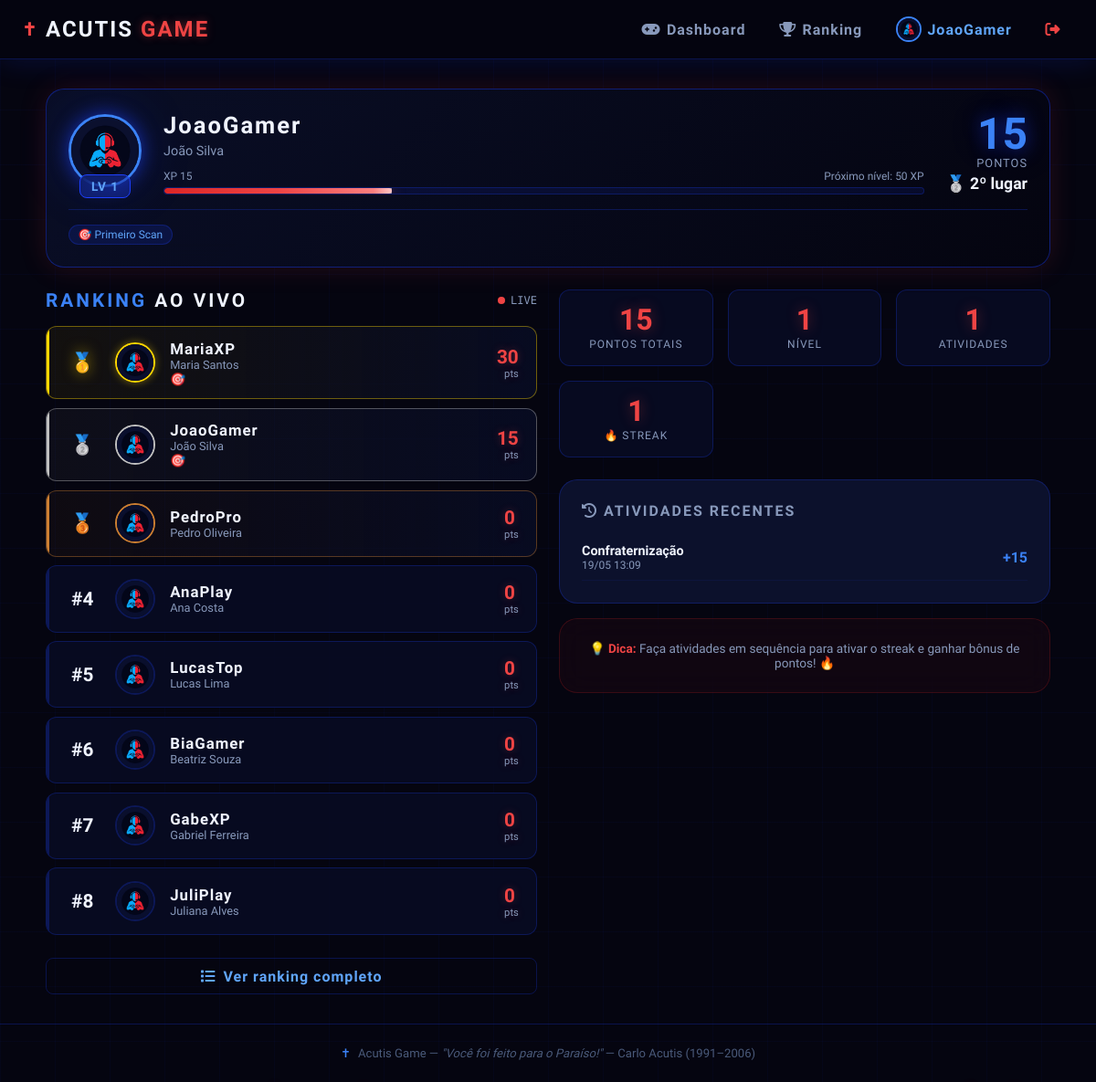
The app's page /dashboard (signed in) with its own data.
### models/models.py (models this page shows, shortened)
class Participante(UserMixin, db.Model):
    __tablename__ = 'participantes'
    id = db.Column(db.Integer, primary_key=True)
    uid = db.Column(db.String(36), unique=True, default=lambda: str(uuid.uuid4()))
    nome = db.Column(db.String(120), nullable=False)
    nickname = db.Column(db.String(30), unique=True, nullable=False)
    email = db.Column(db.String(150), unique=True, nullable=False)
    whatsapp = db.Column(db.String(20), nullable=False)
    senha_hash = db.Column(db.String(256), nullable=False)
    avatar = db.Column(db.String(200), default='/static/img/default_avatar.png')
    pontos = db.Column(db.Integer, default=0)
    xp = db.Column(db.Integer, default=0)
    streak = db.Column(db.Integer, default=0)
    ultimo_scan = db.Column(db.DateTime, nullable=True)
    is_admin = db.Column(db.Boolean, default=False)
    criado_em = db.Column(db.DateTime, default=datetime.utcnow)
    scans = db.relationship('Scan', backref='participante', lazy='dynamic')
    badges = db.relationship('ParticipanteBadge', backref='participante', lazy='dynamic')
    def calcular_nivel(self):
        if self.xp <= 0:
            return 1
        return min(int(math.log2(self.xp / 50 + 1)) + 1, 99)
    def xp_para_proximo_nivel(self):
        prox = self.calcular_nivel() + 1
        return int((2 ** (prox - 1) - 1) * 50)
    def progresso_nivel(self):
        atual = self.calcular_nivel()
        xp_atual = int((2 ** (atual - 1) - 1) * 50)
        xp_prox = self.xp_para_proximo_nivel()
        diff = xp_prox - xp_atual
        if diff <= 0:
            return 100
        return min(int(((self.xp - xp_atual) / diff) * 100), 100)

class ParticipanteBadge(db.Model):
    __tablename__ = 'participante_badge'
    id = db.Column(db.Integer, primary_key=True)
    participante_id = db.Column(db.Integer, db.ForeignKey('participantes.id'), nullable=False)
    badge_id = db.Column(db.Integer, db.ForeignKey('badges.id'), nullable=False)
    data = db.Column(db.DateTime, default=datetime.utcnow)

class Badge(db.Model):
    __tablename__ = 'badges'
    id = db.Column(db.Integer, primary_key=True)
    nome = db.Column(db.String(60), unique=True, nullable=False)
    descricao = db.Column(db.String(200), default='')
    icone = db.Column(db.String(10), default='🏅')
    requisito_tipo = db.Column(db.String(30), default='scans')    # 'scans', 'pontos', 'streak', 'nivel'
    requisito_valor = db.Column(db.Integer, default=1)
    participantes = db.relationship('ParticipanteBadge', backref='badge', lazy='dynamic')

class Scan(db.Model):
    __tablename__ = 'scans'
    id = db.Column(db.Integer, primary_key=True)
    participante_id = db.Column(db.Integer, db.ForeignKey('participantes.id'), nullable=False)
    atividade_id = db.Column(db.Integer, db.ForeignKey('atividades.id'), nullable=False)
    pontos_ganhos = db.Column(db.Integer, nullable=False)
    streak_bonus = db.Column(db.Integer, default=0)
    timestamp = db.Column(db.DateTime, default=datetime.utcnow)

class Atividade(db.Model):
    __tablename__ = 'atividades'
    id = db.Column(db.Integer, primary_key=True)
    nome = db.Column(db.String(120), nullable=False)
    descricao = db.Column(db.Text, default='')
    pontos = db.Column(db.Integer, nullable=False, default=10)
    codigo = db.Column(db.String(36), unique=True, default=lambda: str(uuid.uuid4()))
    ativa = db.Column(db.Boolean, default=True)
    criada_em = db.Column(db.DateTime, default=datetime.utcnow)
    scans = db.relationship('Scan', backref='atividade', lazy='dynamic')

### routes/main.py (the view)
@main_bp.route('/dashboard')
@login_required
def dashboard():
    ranking = obter_ranking(limite=10)
    scans_recentes = (
        Scan.query
        .filter_by(participante_id=current_user.id)
        .order_by(Scan.timestamp.desc())
        .limit(10)
        .all()
    )
    posicao = None
    ranking_completo = obter_ranking(limite=500)
    for p in ranking_completo:
        if p['id'] == current_user.id:
            posicao = p['posicao']
            break
    progresso = current_user.progresso_nivel()
    return render_template('dashboard.html',
                           ranking=ranking,
                           scans_recentes=scans_recentes,
                           posicao=posicao,
                           progresso=progresso)

### utils/helpers.py (called while the page is built)
def _participante_to_dict(p, posicao, pontos_override=None):
    badges_lista = []
    for pb in p.badges.all():
        badges_lista.append({
            'nome': pb.badge.nome,
            'icone': pb.badge.icone,
            'descricao': pb.badge.descricao,
        })
    return {
        'id': p.id,
        'uid': p.uid,
        'nome': p.nome,
        'nickname': p.nickname,
        'avatar': p.avatar or '/static/img/default_avatar.png',
        'pontos': pontos_override if pontos_override is not None else p.pontos,
        'xp': p.xp,
        'nivel': p.calcular_nivel(),
        'streak': p.streak,
        'posicao': posicao,
        'badges': badges_lista,
    }

### templates/dashboard.html (shortened to what this page needs)
{% extends "base.html" %}
{% block content %}
<div style="max-width:1100px; margin:0 auto;">
    <div class="card card-glow mb-3" style="
        background: linear-gradient(135deg, rgba(10,15,40,.95), rgba(5,5,16,.9));
        border-color: rgba(30,64,255,.4);
    ">
        <div style="display:flex; align-items:center; gap:1.5rem; flex-wrap:wrap;">
            <div style="position:relative;">
                <img src="{{ current_user.avatar or '/static/img/default_avatar.png' }}"
                     style="width:80px; height:80px; border-radius:50%;
                            border:3px solid var(--azul-neon);
                            box-shadow:var(--glow-azul); object-fit:cover;">
                <div class="nivel-badge" style="position:absolute; bottom:-8px; left:50%; transform:translateX(-50%); white-space:nowrap;">
                    LV {{ current_user.calcular_nivel() }}
                </div>
            </div>
            <div style="flex:1; min-width:200px;">
                <div style="display:flex; align-items:center; gap:.8rem; flex-wrap:wrap; margin-bottom:.3rem;">
                    <h2 style="font-family:var(--font-display); font-size:1.6rem; font-weight:700; letter-spacing:2px;">
                        {{ current_user.nickname }}
                    </h2>
                </div>
                <p style="color:var(--text-muted); font-size:.9rem;">{{ current_user.nome }}</p>
                <div style="margin-top:.75rem;">
                    <div style="display:flex; justify-content:space-between; font-size:.75rem; color:var(--text-muted); margin-bottom:.3rem;">
                        <span>XP {{ current_user.xp }}</span>
                        <span>Próximo nível: {{ current_user.xp_para_proximo_nivel() }} XP</span>
                    </div>
                    <div class="progress-bar-container">
                        <div class="progress-bar-fill" style="width:{{ progresso }}%;"></div>
                    </div>
                </div>
            </div>
            <div style="text-align:right;">
                <div style="font-family:var(--font-display); font-size:3rem; font-weight:700;
                            color:var(--azul-neon); text-shadow:var(--glow-azul); line-height:1;">
                    {{ current_user.pontos }}
                </div>
                <div style="color:var(--text-muted); font-size:.8rem; letter-spacing:1px;">PONTOS</div>
                {% if posicao %}
                <div style="font-family:var(--font-display); font-size:1.1rem; font-weight:600; margin-top:.3rem;">
                    {% if posicao == 1 %}🥇{% elif posicao == 2 %}🥈{% elif posicao == 3 %}🥉{% else %}#{% endif %}
                    {{ posicao }}º lugar
                </div>
                {% endif %}
            </div>
        </div>
        {% set badges = current_user.badges.all() %}
        {% if badges %}
        <div style="display:flex; flex-wrap:wrap; gap:.5rem; margin-top:1rem; padding-top:1rem; border-top:1px solid var(--border);">
            {% for pb in badges %}
            <span class="badge-chip" title="{{ pb.badge.descricao }}">
                {{ pb.badge.icone }} {{ pb.badge.nome }}
            </span>
            {% endfor %}
        </div>
        {% endif %}
    </div>
    <div style="display:grid; grid-template-columns:1fr 1fr; gap:1.5rem;">
        <div>
            <div style="display:flex; align-items:center; justify-content:space-between; margin-bottom:1rem;">
                <h3 class="section-title" style="font-size:1.3rem; margin-bottom:0;">
                    <span class="accent">RANKING</span> AO VIVO
                </h3>
                <span id="rankingStatus" style="
                    display:inline-flex; align-items:center; gap:.4rem;
                    font-size:.75rem; color:var(--text-muted);
                    font-family:var(--font-mono);
                ">
                    <span style="width:8px; height:8px; background:var(--vermelho-neon);
                                 border-radius:50%; animation:pulse-blue 1.5s infinite;"></span>
                    LIVE
                </span>
            </div>
            <div id="rankingList">
                {% for p in ranking %}
                <div class="ranking-item pos-{{ p.posicao if p.posicao <= 3 else '' }}"
                     id="rank-{{ p.id }}" data-pos="{{ p.posicao }}">
                    <div class="rank-pos">
                        {% if p.posicao == 1 %}🥇
                        {% elif p.posicao == 2 %}🥈
                        {% elif p.posicao == 3 %}🥉
                        {% else %}#{{ p.posicao }}{% endif %}
                    </div>
                    <img src="{{ p.avatar }}" class="rank-avatar"
                         onerror="this.src='/static/img/default_avatar.png'">
                    <div class="rank-info">
                        <div class="rank-nickname">{{ p.nickname }}</div>
                        <div class="rank-nome">{{ p.nome }}</div>
                        <div class="rank-badges">
                            {% for b in p.badges %}{{ b.icone }}{% endfor %}
                        </div>
                    </div>
                    <div class="rank-pontos">
                        {{ p.pontos }}
                        <span>pts</span>
                    </div>
                </div>
                {% else %}
                <div class="text-center text-muted" style="padding:2rem;">
                    Ninguém no ranking ainda. Seja o primeiro! 🚀
                </div>
                {% endfor %}
            </div>
            <a href="{{ url_for('main.ranking') }}" class="btn btn-outline btn-block mt-2">
                <i class="fas fa-list"></i> Ver ranking completo
            </a>
        </div>
        <div>
            <div class="stats-grid mb-3">
                <div class="stat-card">
                    <div class="stat-value">{{ current_user.pontos }}</div>
                    <div class="stat-label">Pontos Totais</div>
                </div>
                <div class="stat-card">
                    <div class="stat-value">{{ current_user.calcular_nivel() }}</div>
                    <div class="stat-label">Nível</div>
                </div>
                <div class="stat-card">
                    <div class="stat-value">{{ current_user.scans.count() }}</div>
                    <div class="stat-label">Atividades</div>
                </div>
                <div class="stat-card">
                    <div class="stat-value" style="color:var(--vermelho-neon);">{{ current_user.streak }}</div>
                    <div class="stat-label">🔥 Streak</div>
                </div>
            </div>
            <div class="card">
                <h4 style="font-family:var(--font-display); font-size:1rem; letter-spacing:2px; margin-bottom:1rem; color:var(--text-muted);">
                    <i class="fas fa-history"></i> ATIVIDADES RECENTES
                </h4>
                {% if scans_recentes %}
                {% for scan in scans_recentes %}
                <div style="
                    display:flex; align-items:center; justify-content:space-between;
                    padding:.6rem 0;
                    border-bottom:1px solid rgba(30,64,255,.08);
                ">
                    <div>
                        <div style="font-size:.9rem; font-weight:600;">{{ scan.atividade.nome }}</div>
                        <div style="font-size:.75rem; color:var(--text-muted);">
                            {{ scan.timestamp.strftime('%d/%m %H:%M') }}
                        </div>
                    </div>
                    <div style="font-family:var(--font-display); color:var(--azul-neon); font-weight:700;">
                        +{{ scan.pontos_ganhos }}
                    </div>
                </div>
                {% endfor %}
                {% else %}
                <p class="text-muted text-center" style="padding:1rem 0; font-size:.9rem;">
                    Nenhuma atividade ainda.<br>Vá escanear os QR Codes! 📱
                </p>
                {% endif %}
            </div>
            <div class="card mt-2" style="border-color:rgba(220,38,38,.2); background:rgba(220,38,38,.05);">
                <p style="font-size:.85rem; color:var(--text-muted); text-align:center;">
                    💡 <strong style="color:var(--vermelho-neon);">Dica:</strong>
                    Faça atividades em sequência para ativar o streak e ganhar bônus de pontos! 🔥
                </p>
            </div>
        </div>
    </div>
</div>
{% endblock %}

### templates/base.html (shortened to what this page needs)
<!DOCTYPE html>
<html lang="pt-BR">
<head>
    <link rel="stylesheet" href="https://cdnjs.cloudflare.com/ajax/libs/font-awesome/6.5.0/css/all.min.css">
    <link rel="stylesheet" href="{{ url_for('static', filename='css/main.css') }}">
</head>
<body>
    <div class="bg-particles" id="bgParticles"></div>
    <div class="grid-overlay"></div>
    <nav class="navbar">
        <div class="nav-container">
            <a href="{{ url_for('main.index') }}" class="nav-logo">
                <span class="logo-cross">✝</span>
                <span class="logo-text">ACUTIS <span class="accent">GAME</span></span>
            </a>
            <div class="nav-links">
                {% if current_user.is_authenticated %}
                    <a href="{{ url_for('main.dashboard') }}" class="nav-link">
                        <i class="fas fa-gamepad"></i> Dashboard
                    </a>
                    <a href="{{ url_for('main.ranking') }}" class="nav-link">
                        <i class="fas fa-trophy"></i> Ranking
                    </a>
                    <a href="{{ url_for('main.perfil', nickname=current_user.nickname) }}" class="nav-link nav-user">
                        <img src="{{ current_user.avatar or '/static/img/default_avatar.png' }}" class="nav-avatar" alt="Avatar">
                        {{ current_user.nickname }}
                    </a>
                    <a href="{{ url_for('auth.logout') }}" class="nav-link nav-logout">
                        <i class="fas fa-sign-out-alt"></i>
                    </a>
                {% else %}
                    <a href="{{ url_for('auth.login') }}" class="nav-link">Login</a>
                    <a href="{{ url_for('auth.cadastro') }}" class="btn-nav-primary">Participar</a>
                {% endif %}
            </div>
        </div>
    </nav>
    <main class="main-content">
        {% block content %}{% endblock %}
    </main>
    <footer class="footer">
        <p>
            <span class="footer-cross">✝</span>
            Acutis Game &mdash; <em>"Você foi feito para o Paraíso!"</em>
            &mdash; Carlo Acutis (1991–2006)
        </p>
    </footer>
</body>
</html>

### records on screen
Participante: avatar (placeholder picture), nickname "JoaoGamer", calcular_nivel "1", nome "João Silva", xp "15", xp_para_proximo_nivel "50", pontos "15", streak "1"
ParticipanteBadge: badge.icone "🎯", badge.nome "Primeiro Scan"
Participante: avatar (placeholder picture), nickname "MariaXP", nome "Maria Santos", pontos "30"
Badge: icone "🎯"
Participante: avatar (placeholder picture), nickname "PedroPro", nome "Pedro Oliveira", pontos "0"
Participante: posicao "4", avatar (placeholder picture), nickname "AnaPlay", nome "Ana Costa", pontos "0"
Participante: posicao "5", avatar (placeholder picture), nickname "LucasTop", nome "Lucas Lima", pontos "0"
Participante: posicao "6", avatar (placeholder picture), nickname "BiaGamer", nome "Beatriz Souza", pontos "0"
Participante: posicao "7", avatar (placeholder picture), nickname "GabeXP", nome "Gabriel Ferreira", pontos "0"
Participante: posicao "8", avatar (placeholder picture), nickname "JuliPlay", nome "Juliana Alves", pontos "0"
Scan: atividade.nome "Confraternização", timestamp "19/05 13:09", pontos_ganhos "15"

### other values on screen
{{ posicao }} "2"
{{ current_user.scans.count() }} "1"
